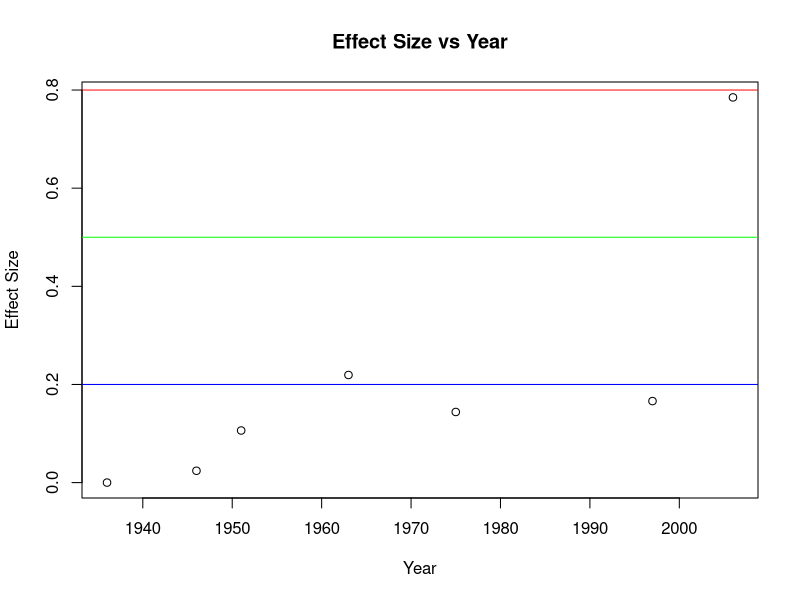
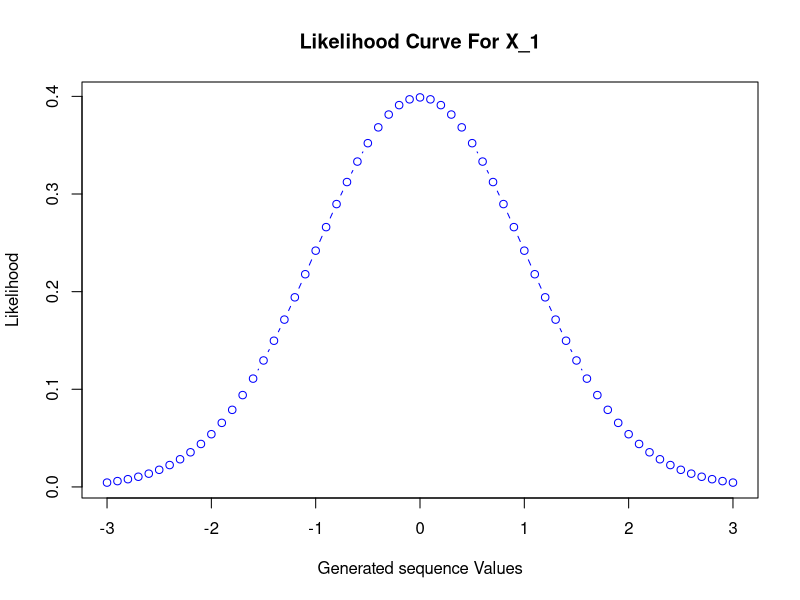
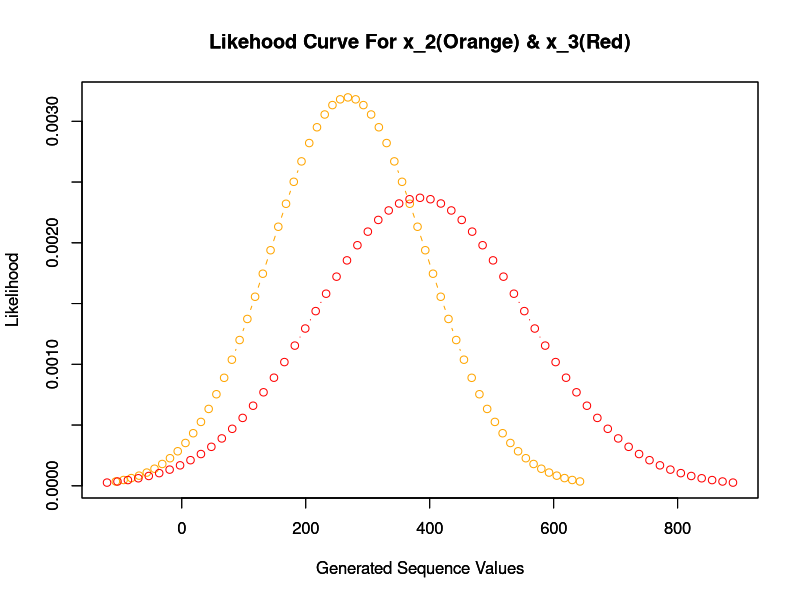
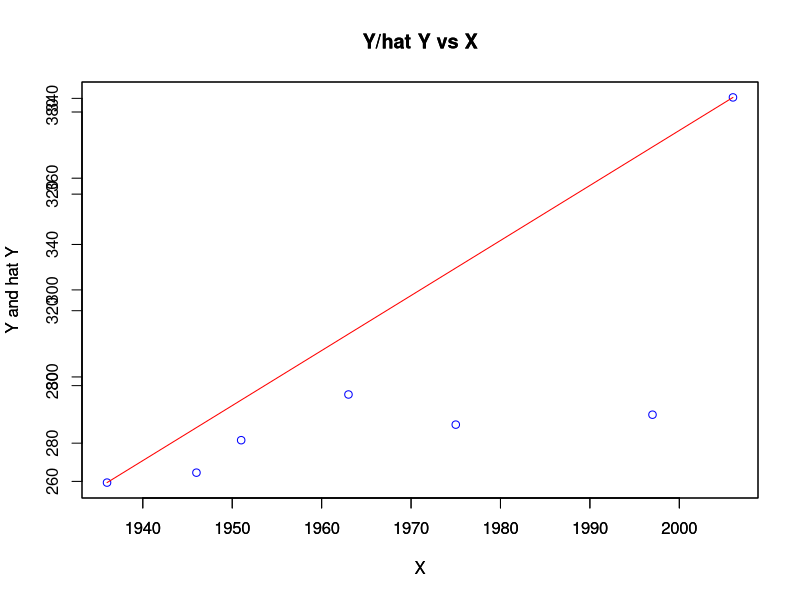

Here is the R script that generated these plots, in order:
## ---- chunk 1
options(digits=12)
## ---- chunk 2
CaloriesPerServingMean <- c(268.1, 271.1, 280.9, 294.7, 285.6, 288.6, 384.4)
CaloriesPerServingSD <- c(124.8, 124.2, 116.2, 117.7, 118.3, 122.0, 168.3)
Year <- c(1936, 1946, 1951, 1963, 1975, 1997, 2006)
## ---- chunk 3
mm <- c(268.1, 271.1, 280.9, 294.7, 285.6, 288.6, 384.4)
ss <- c(124.8, 124.2, 116.2, 117.7, 118.3, 122.0, 168.3)

Year <- c(1936, 1946, 1951, 1963, 1975, 1997, 2006)
m1 <- mm[1]
s1 <- ss[1]

cohen.d <- function(mm,ss,m1,s1){
  cohens_d <-(abs(mm-m1)/sqrt((ss^2+s1^2)/2))
  return(cohens_d)
}
huh <- cohen.d(mm,ss,m1,s1)

Year <- c(1936, 1946, 1951, 1963, 1975, 1997, 2006)
plot(Year, huh,
     main="Effect Size vs Year",
     xlab="Year",
     ylab= "Effect Size")
abline(h=0.2, col="blue")
abline(h=0.5, col="green")
abline(h=0.8, col="red")


## ---- chunk 4
seq_cv <- rep(seq(8,28,4),5)
seq_Diff <- rep(seq(5,25,5), 6)
cv <- matrix(seq_cv, nrow = 5, ncol = 6, byrow = TRUE)
Diff <- matrix(seq_Diff, nrow = 5, ncol = 6, byrow = FALSE)
cv
Diff

## ---- chunk 5
vector_cv <- as.vector(cv) 
vector_Diff <- as.vector(Diff)
newfunction <- function (cv, percent.diff, alpha = 0.05, beta = 0.2){
  cv <- cv
  percent.diff <- percent.diff
  n <- 2*(((cv/percent.diff)^2)*(qnorm((1-alpha/2)) + qnorm((1-beta)))^2) 
  n <- round(n,0)
  value <- list(CV = cv, Diff= percent.diff, RequiredReplicates = round(n,0))
  return(value)
}
value <- newfunction(cv = vector_cv, percent.diff = vector_Diff)
RequiredReplicates <- matrix(value$RequiredReplicates, nrow = 5, ncol = 6, byrow = FALSE)
rownames(RequiredReplicates) <- paste0("Diff",unique(value$Diff))
colnames(RequiredReplicates) <- paste0("CV",unique(value$CV))
RequiredReplicates
## ---- chunk 6
#In order to cross-examine the differences between the exact calculated required replicates and the rule of thumb replicates, I calculated the percent difference between the two matrices
#delta = (mu1-mu2)/(sigma^2) = (m1-m2)/(Spooled^2)
#CV = Spooled/((m1+m2))/2) = sqrt(((s1+s2)/2)/((m1+m2)/2))
#Diff = (m1-m2)/((m1+m2)/2)
#delta = Diff/CV = ((m1-m2)/((m1+m2)/2))/(sqrt(((s1+s2)/2)/((m1+m2)/2)))
#delta = (m1-m2)/(sqrt((s1^2+s2^2)/2))
#delta <- Diff/CV
#Rule_of_Thumb <- 16/((delta)^2)

Rule_of_Thumb_Replicates <- function (cv, percent.diff){
  cv <- cv
  percent.diff <- percent.diff
  delta <- percent.diff/cv
  n <- (16/(delta^2))
  value <- list(CV = cv, Diff= percent.diff, RequiredReplicates = round(n,0))
  return(value)
}
value <- Rule_of_Thumb_Replicates(cv= vector_cv, percent.diff = vector_Diff)
Rule_of_Thumb_Matrix <- matrix(value$RequiredReplicates, nrow = 5, ncol = 6, byrow = FALSE)
rownames(Rule_of_Thumb_Matrix) <- paste0("Diff",unique(value$Diff))
colnames(Rule_of_Thumb_Matrix) <- paste0("CV",unique(value$CV))

# combining all entries into a matrix using the rule of thumb method we get:
Rule_of_Thumb_Matrix
# combining all entries into a matrix using the exact calculated method method we get:
RequiredReplicates


## ---- chunk 7
x_1<- seq(-3,3, by=0.1)

# function definition
# x is the probability of an observation when taken from a normal distribution population with mean (mu) and standard deviation(sd)

norm.pdf <- function(x,mu=0,sd=1){
  likelihood <- 1/(sd*sqrt(pi*2))*exp(-((x-mu)^2)/(2*sd^2))
  return(likelihood)
}

Likelihood_1 <- norm.pdf(x_1)
plot(x_1,Likelihood_1,type="b",xlab="Generated sequence Values",ylab="Likelihood",xlim=range(c(x_1)),ylim=range(c(Likelihood_1)),main="Likelihood Curve For X_1",col="blue")


## ---- chunk 8
x_2 <- (268.1-((x_1)*124.8))
x_3 <- (384.4-((x_1)*168.3))

#Calculating the corresponding likelihood for X_2 and X_3 sequences

Likelihood_2 <- norm.pdf(x=x_2, mu=268.1, sd=124.8)
Likelihood_3 <- norm.pdf(x=x_3, mu=384.4, sd=168.3)


plot(x_2,Likelihood_2,main="Likehood Curve For x_2(Orange) & x_3(Red)",xlab="Generated Sequence Values", ylab="Likelihood",type="b", col="orange",xlim=range(c(x_2,x_3)), ylim=range(c(Likelihood_2,Likelihood_3)))
par(new = TRUE)
plot(x_3,Likelihood_3,main="Likehood Curve For x_2(Orange) & x_3(Red)",xlab="Generated Sequence Values", ylab="Likelihood",type="b", col="red",xlim=range(c(x_2,x_3)), ylim=range(c(Likelihood_2,Likelihood_3)))





## ---- chunk 9
#Y is the calories per serving means
Y <- matrix( c(268.1, 271.1, 280.9, 294.7, 285.6, 288.6, 384.4), byrow = FALSE)
vector_X <- c(1936, 1946, 1951, 1963, 1975, 1997, 2006)
X=matrix(c((rep(1:1,7)),vector_X),nrow=7,ncol=2)
Transpose_X <- t(X)
XX <-Transpose_X%*%X
Inverse_X <- solve(XX)
hat.beta= Inverse_X%*%(Transpose_X%*%Y)
hat.beta

##Checking my work

hat.Y <- X%*%(hat.beta)
hat.Y

## ---- chunk 10
#plotting Y vs independent variable(second column of X)

plot(X[,2], Y, main="Y/hat Y vs X", xlab="X", ylab="Y and hat Y",type = 'p', col = "blue")
par(new=TRUE)
plot(X[,2],hat.Y, main="Y/hat Y vs X", xlab="X", ylab="Y and hat Y",type = 'l', col = "red")

## ---- chunk 11
caloriespermean <- c(268.1, 271.1, 280.9, 294.7, 285.6, 288.6, 384.4)
caloriespermeansd <- c(124.8, 124.2, 116.2, 117.7, 118.3, 122.0, 168.3)

CPS_Mean = mean(caloriespermean)
CPS_Mean

#K is the number of means in the vector
k <- length(caloriespermean)
n <- rep(18,k)
N <- sum(n)

#MSB and MSW
MSB <- (sum(n*(caloriespermean-CPS_Mean)^2))/(k-1)
MSW <- (sum((n-1)*caloriespermeansd^2)/(N-k))
MSB
MSW


## ---- chunk 12
F_ratio <- (MSB)/(MSW)
Deg_free_a <- k-1
Deg_free_b <- N-k
Pvalue <- pf(F_ratio, Deg_free_a, Deg_free_b, lower.tail = FALSE)
F_ratio
Pvalue
## ---- chunk 13

## ---- chunk 14

## ---- chunk 15

